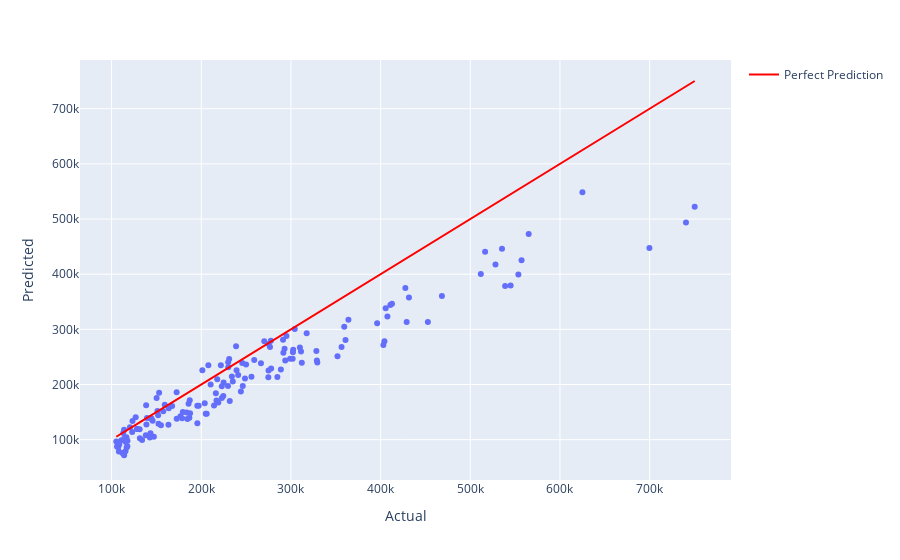

The code cell stored with this chart in its notebook:
### Code cell
df_pred = pd.DataFrame({'Actual': y_test, 'Predicted': predictions.flatten()})
fig = px.scatter(df_pred, x='Actual', y='Predicted')
fig.add_trace(
    go.Scatter(
        x=df_pred['Actual'], 
        y=df_pred['Actual'], 
        mode='lines', 
        name='Perfect Prediction', 
        line=dict(color='red')
    )
)
fig.show()

### Figure 1 — Plotly figure (JSON) as saved in the notebook; plotly's stock layout.template omitted (floating-point values rounded to 4 significant figures; data arrays with more than 128 entries replaced by an {"elided": "..."} marker saying what was removed)
{"data": [{"hovertemplate": "Actual=%{x}<br>Predicted=%{y}<extra></extra>", "legendgroup": "", "marker": {"color": "#636efa", "symbol": "circle"}, "mode": "markers", "name": "", "orientation": "v", "showlegend": false, "type": "scatter", "x": {"elided": "153 float values"}, "xaxis": "x", "y": {"elided": "153 float values"}, "yaxis": "y"}, {"line": {"color": "red"}, "mode": "lines", "name": "Perfect Prediction", "type": "scatter", "x": {"elided": "153 float values"}, "y": {"elided": "153 float values"}}], "layout": {"legend": {"tracegroupgap": 0}, "margin": {"t": 60}, "xaxis": {"anchor": "y", "domain": [0, 1], "title": {"text": "Actual"}}, "yaxis": {"anchor": "x", "domain": [0, 1], "title": {"text": "Predicted"}}}}
